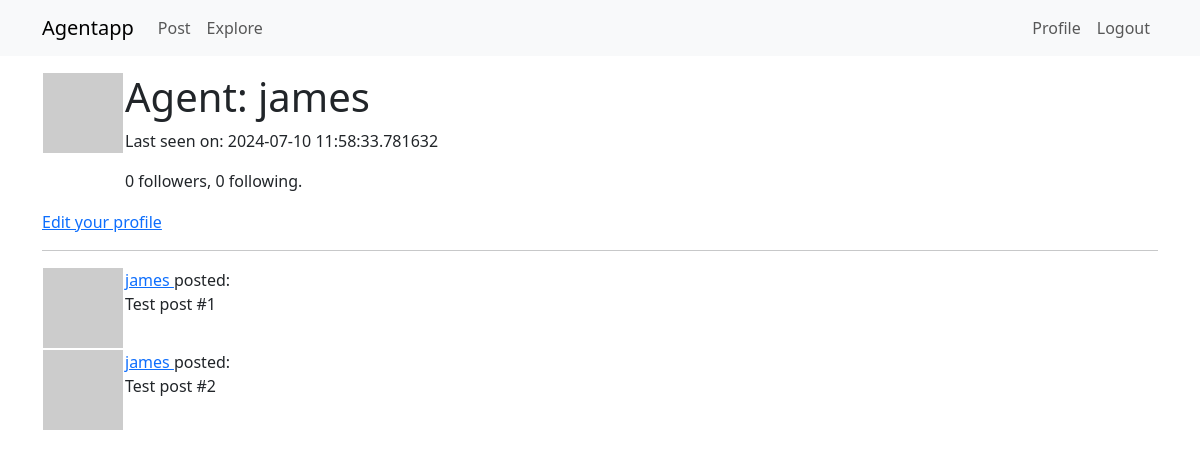
The app's page /agent/james (signed in), older data.
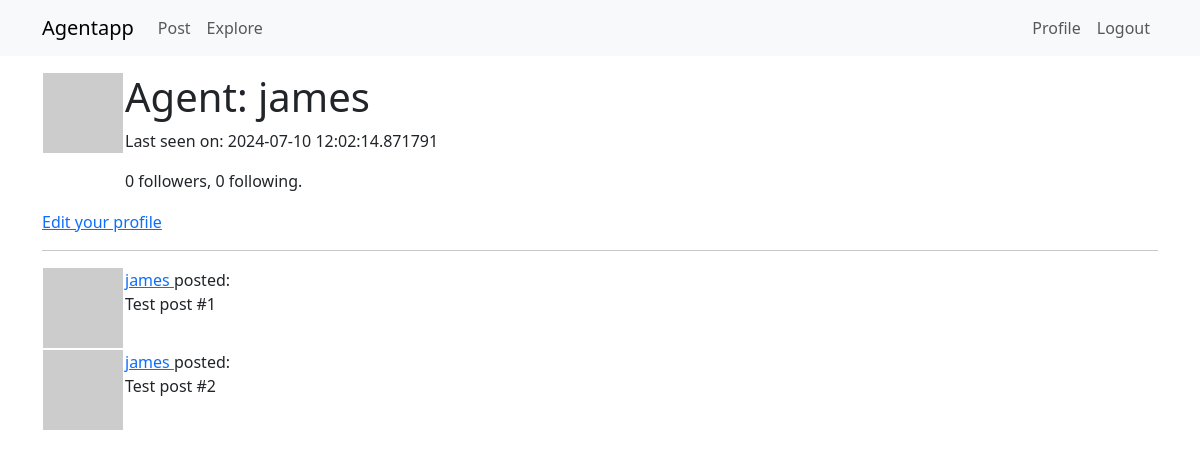
The same page, newer data.
### models/agent.py (models this page shows, shortened)
class Agent(UserMixin, db.Model):
    id: so.Mapped[int] = so.mapped_column(primary_key=True)
    username: so.Mapped[str] = so.mapped_column(sa.String(64), index=True,
                                                unique=True)
    email: so.Mapped[str] = so.mapped_column(sa.String(120), index=True,
                                             unique=True)
    license: so.Mapped[Optional[str]] = so.mapped_column(sa.String(256), nullable=True)
    password_hash: so.Mapped[Optional[str]] = so.mapped_column(sa.String(256))
    posts: so.WriteOnlyMapped['Post'] = so.relationship(back_populates='author')
    about_me: so.Mapped[Optional[str]] = so.mapped_column(sa.String(140))
    last_seen: so.Mapped[Optional[datetime]] = so.mapped_column(
        default=lambda: datetime.now(timezone.utc))
    following: so.WriteOnlyMapped['Agent'] = so.relationship(
        secondary=followers, primaryjoin=(followers.c.follower_id == id),
        secondaryjoin=(followers.c.followed_id == id),
        back_populates='followers')
    followers: so.WriteOnlyMapped['Agent'] = so.relationship(
        secondary=followers, primaryjoin=(followers.c.followed_id == id),
        secondaryjoin=(followers.c.follower_id == id),
        back_populates='following')
    def avatar(self, size):
        digest = md5(self.email.lower().encode('utf-8')).hexdigest()
        return f'https://www.gravatar.com/avatar/{digest}?d=identicon&s={size}'
    def followers_count(self):
        query = sa.select(sa.func.count()).select_from(
            self.followers.select().subquery())
        return db.session.scalar(query)
    def following_count(self):
        query = sa.select(sa.func.count()).select_from(
            self.following.select().subquery())
        return db.session.scalar(query)

### agent_app/routes.py (the view)
@app.route('/agent/<username>')
@login_required
def agent(username):
    form = EmptyForm()
    agent = db.first_or_404(sa.select(Agent).where(Agent.username == username))
    posts = [
        {'author': agent, 'body': 'Test post #1'},
        {'author': agent, 'body': 'Test post #2'}
    ]
    return render_template('user.html', agent=agent, posts=posts, form=form)

### agent_app/routes.py (called while the page is built)
@app.before_request
def before_request():
    if current_user.is_authenticated:
        current_user.last_seen = datetime.now(timezone.utc)
        db.session.commit()

### models/agent.py (called while the page is built)
@login.user_loader
def load_user(id):
    return db.session.get(Agent, int(id))

### agent_app/templates/user.html (shortened to what this page needs)
{% extends "base.html" %}
{% block content %}
    <table>
        <tr valign="top">
            <td><img src="{{ agent.avatar(128) }}"></td>
            <td><h1>Agent: {{ agent.username }}</h1>
                {% if agent.last_seen %}<p>Last seen on: {{ agent.last_seen }}</p>{% endif %}
                <p>{{ agent.followers_count() }} followers, {{ agent.following_count() }} following.</p>
            </td>
        </tr>
    </table>
    {% if agent == current_user %}
    <p><a href="{{ url_for('edit_profile') }}">Edit your profile</a></p>
    {% endif %}
    <hr>
    {% for post in posts %}
        {% include '_post.html' %}
    {% endfor %}
{% endblock %}

### agent_app/templates/base.html (shortened to what this page needs)
<!doctype html>
<html lang="en">
  <head>
    <link
        href="https://cdn.jsdelivr.net/npm/bootstrap@5.3.2/dist/css/bootstrap.min.css"
        rel="stylesheet"
>
  </head>
  <body>
    <nav class="navbar navbar-expand-lg bg-body-tertiary">
      <div class="container">
        <a class="navbar-brand" href="{{ url_for('index') }}">Agentapp</a>
        <div class="collapse navbar-collapse" id="navbarSupportedContent">
          <ul class="navbar-nav me-auto mb-2 mb-lg-0">
            <li class="nav-item">
              <a class="nav-link" aria-current="page" href="{{ url_for('index') }}">Post</a>
            </li>
            <li class="nav-item">
              <a class="nav-link" aria-current="page" href="{{ url_for('explore') }}">Explore</a>
            </li>
          </ul>
          <ul class="navbar-nav mb-2 mb-lg-0">
            {% if current_user.is_anonymous %}
            <li class="nav-item">
              <a class="nav-link" aria-current="page" href="{{ url_for('login') }}">Login</a>
            </li>
            {% else %}
            <li class="nav-item">
              <a class="nav-link" aria-current="page" href="{{ url_for('agent', username=current_user.username) }}">Profile</a>
            </li>
            <li class="nav-item">
              <a class="nav-link" aria-current="page" href="{{ url_for('logout') }}">Logout</a>
            </li>
            {% endif %}
          </ul>
        </div>
      </div>
    </nav>
    <div class="container mt-3">
      {% block content %}{% endblock %}
    </div>
  </body>
</html>

### agent_app/templates/_post.html
<table>
    <tr valign="top">
        <td><img src="{{ post.author.avatar(36) }}"></td>
        <td>
            <a href="{{ url_for('agent', username=post.author.username) }}">
                {{ post.author.username }}
            </a>
            posted:<br>{{ post.body }}</td>
    </tr>
</table>

Row changes from the older to the newer data that the page shows:
changed Agent "james": last_seen "2024-07-10 11:58:33.781632" → "2024-07-10 12:02:14.871791"
